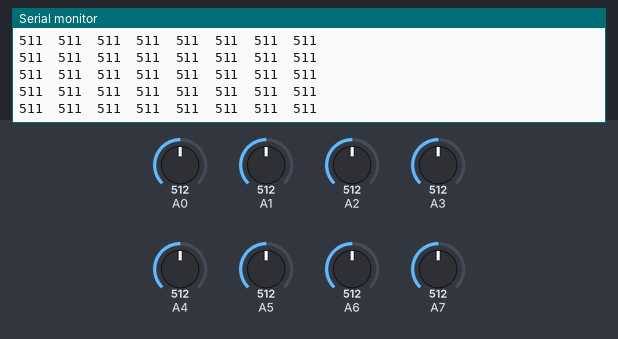
A sketch run on a simulated Arduino Nano, built with avr-gcc and run on an emulated ATmega328P. Parts: the last lines printed to the serial monitor. The inputs (shaded band) are chosen by the test bench; at power-on: A1 = 512, A0 = 512, A2 = 512, A3 = 512, A4 = 512, A5 = 512, A6 = 512, A7 = 512.

Above: at 4.2 s.
4.3 s: A1 set to 111
At 4.36 s:
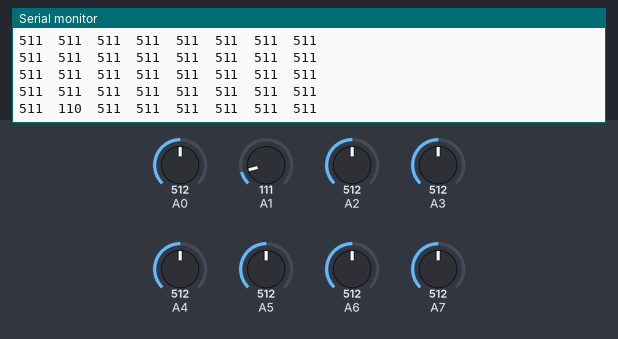
7.3 s: A1 set to 90
At 7.3 s:
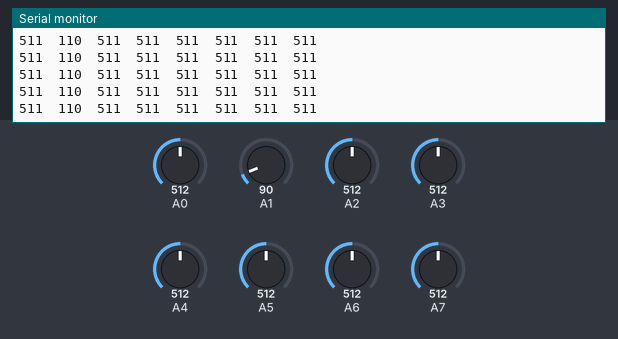
Timing chart, 0 to 10.3 s (numbered marks = the images above; inputs shaded):
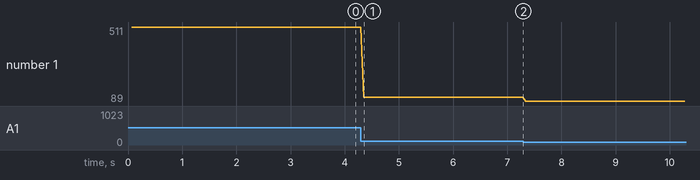

The sketch:

Leer_Valores_QTR-8A.ino
```cpp
#include <QTRSensors.h>

QTRSensorsAnalog qtr((unsigned char[]) {A0, A1, A2, A3, A4, A5, A6, A7}, 8);

uint16_t sensorValues[8];

void setup() {
  Serial.begin(9600);
  Serial.println("Sensor0\tSensor1\tSensor2\tSensor3\tSensor4\tSensor5\tSensor6\tSensor7");
}

void loop() {
  qtr.read(sensorValues);

  for (uint8_t i = 0; i < 8; i++) {
    Serial.print(sensorValues[i]);

    if (i < 7) {
      Serial.print("\t");
    }
  }

  Serial.println();
  delay(50);
}
```

Measured:
- after the input at 4.3 s, the serial monitor: prints a new line after 0.05 s (image 1)
- plotted number 1: 511 → 110 after the input at 4.3 s, 110 → 89 after the input at 7.3 s
